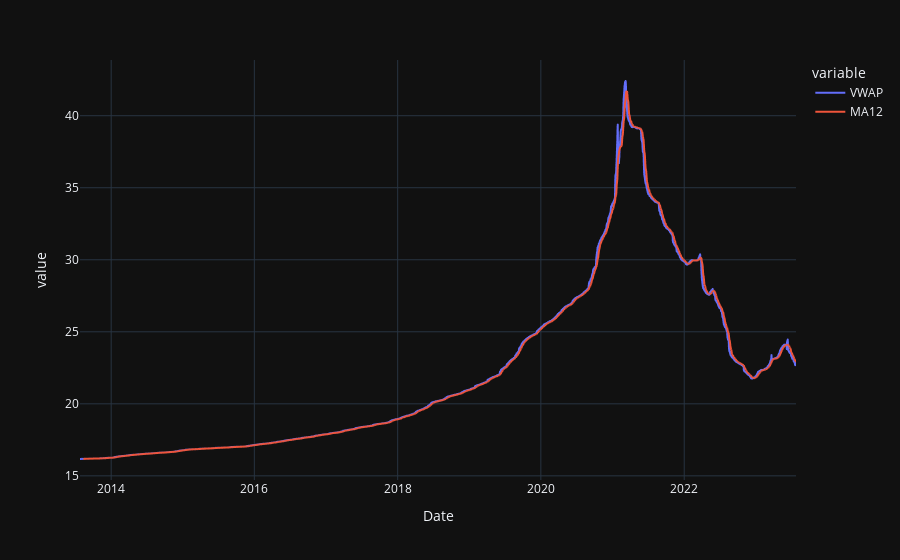

Notebook cell for this chart:
### Markdown cell above
### Building Multiple model using pycaret

### Code cell
# create 12 month moving average
gme_test_df['MA12'] = gme_test_df['VWAP'].rolling(12).mean()
# plot the data and MA
import plotly.express as px
fig = px.line(gme_test_df, x="Date", y=["VWAP", "MA12"], template = 'plotly_dark')
fig.show()

### Figure 1 — Plotly figure (JSON) as saved in the notebook; plotly's stock layout.template omitted (floating-point values rounded to 4 significant figures; data arrays with more than 128 entries replaced by an {"elided": "..."} marker saying what was removed)
{"data": [{"hovertemplate": "variable=VWAP<br>Date=%{x}<br>value=%{y}<extra></extra>", "legendgroup": "VWAP", "line": {"color": "#636efa", "dash": "solid"}, "marker": {"symbol": "circle"}, "mode": "lines", "name": "VWAP", "showlegend": true, "type": "scattergl", "x": {"elided": "2516 str values"}, "xaxis": "x", "y": {"elided": "2516 float values"}, "yaxis": "y"}, {"hovertemplate": "variable=MA12<br>Date=%{x}<br>value=%{y}<extra></extra>", "legendgroup": "MA12", "line": {"color": "#EF553B", "dash": "solid"}, "marker": {"symbol": "circle"}, "mode": "lines", "name": "MA12", "showlegend": true, "type": "scattergl", "x": {"elided": "2516 str values"}, "xaxis": "x", "y": {"elided": "2516 float values"}, "yaxis": "y"}], "layout": {"legend": {"title": {"text": "variable"}, "tracegroupgap": 0}, "margin": {"t": 60}, "xaxis": {"anchor": "y", "domain": [0, 1], "title": {"text": "Date"}}, "yaxis": {"anchor": "x", "domain": [0, 1], "title": {"text": "value"}}}}
